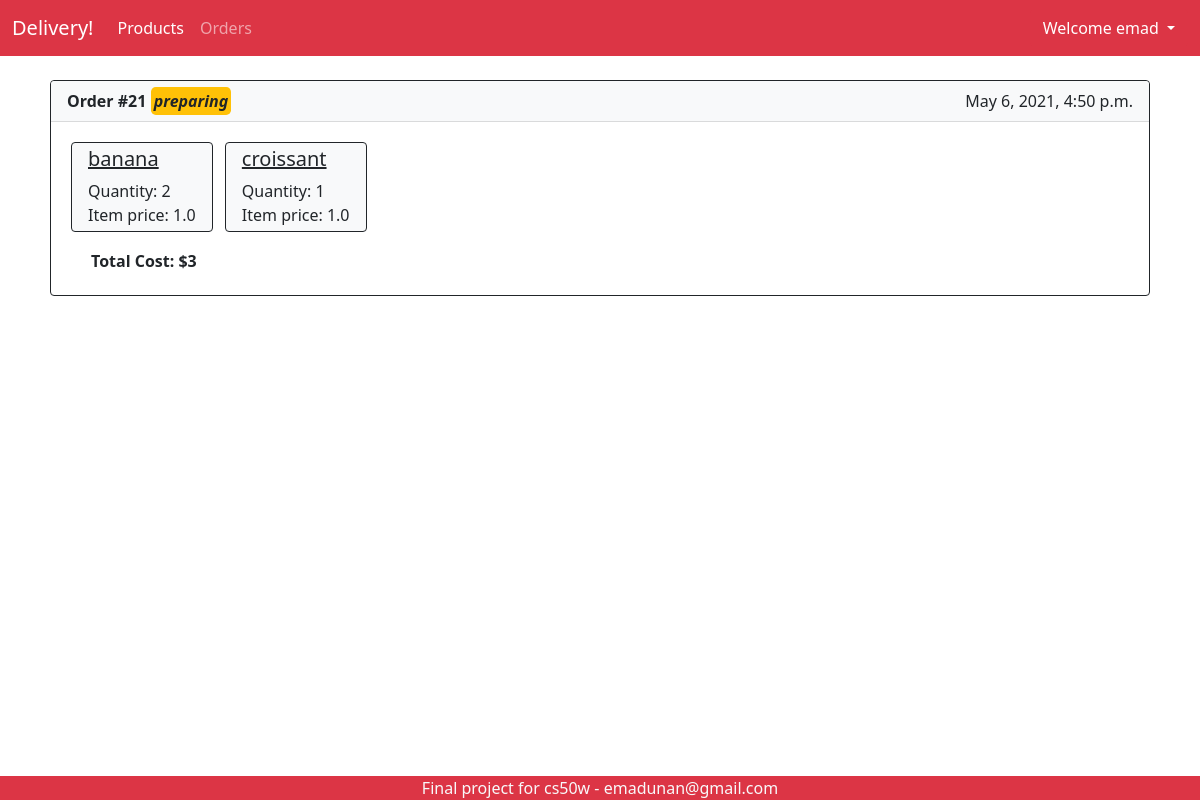
The app's page /orders (signed in) with its own data.
### delivery/models.py (models this page shows, shortened)
class User(AbstractUser):
    phone = models.CharField(max_length=15)
    address = models.TextField(max_length=255)

class Order(models.Model):
    user_client = models.ForeignKey(User, on_delete=models.CASCADE, related_name="client_orders")
    user_delivery = models.ForeignKey(User, on_delete=models.CASCADE, related_name="delivery_orders", blank=True, null=True)
    items = models.ManyToManyField(Item, through="OrderItem", related_name="orders")
    received_at = models.DateTimeField()
    submitted_at = models.DateTimeField(blank=True, null=True)
    delivered_at = models.DateTimeField(blank=True, null=True)
    state = models.TextField(max_length=10)

class OrderItem(models.Model):
    order = models.ForeignKey(Order, on_delete=models.CASCADE, related_name="orderItems")
    item = models.ForeignKey(Item, on_delete=models.CASCADE)
    amount = models.IntegerField()

class Item(models.Model):
    name = models.CharField(max_length=255)
    description = models.TextField(max_length=1000)
    category = models.CharField(max_length=50)
    price = models.FloatField()
    photo_url = models.TextField()
    availability = models.BooleanField(default=True)
    created_at = models.DateTimeField(default=timezone.now)
    class Meta:
        constraints = [
            models.UniqueConstraint(name='unique_name', fields=['name'])
        ]

### delivery/views.py (the view)
# urls.py: path('orders', views.show_orders, name="orders"),
def show_orders(request):
    orders = Order.objects.filter(user_client=request.user).exclude(state="delivered")
    return render(request, "delivery/orders.html", {
        "orders": orders
    })

### delivery/templatetags/delivery_extras.py (called while the page is built)
@register.filter(name='has_group')
def has_group(user, group_name):
    group = Group.objects.get(name=group_name)
    return True if group in user.groups.all() else False

### delivery/templates/delivery/orders.html (shortened to what this page needs)
{% extends 'delivery/layout.html' %}
{% block body %}
{% for order in orders %}
<div class="card mb-4 border-dark order_instance">
    <div class="card-header bg-light text-dark">
        <strong>Order #{{order.id}}</strong>
        <span class="order-status__span bg-warning">{{order.state}}</span>
        <span style="float: right;">{{order.received_at}}</span>
    </div>
    <div class="card-body">
        {% for item in order.orderItems.all %}
        <div class="order-item bg-light text-dark border border-dark py-1 px-3 m-1 rounded">
            <h5><u>{{item.item.name}}</u></h5>
            <small>Quantity: {{item.amount}}</small>
            <small>Item price: {{item.item.price}}</small>
        </div>
        {% endfor %}
        <h6 class="ms-4 mt-3"><em><b>Total Cost: $44</b></em></h6>
    </div>
</div>
{% endfor %}
{% endblock %}

### delivery/templates/delivery/layout.html (shortened to what this page needs)
{% load static %}
{% load delivery_extras %}
<!DOCTYPE html>
<html lang="en">
<head>
    <link href="https://cdn.jsdelivr.net/npm/bootstrap@5.0.0-beta3/dist/css/bootstrap.min.css" rel="stylesheet"
>
    <link rel="stylesheet" href="{% static 'delivery/style.css' %}">
</head>
<body>
    <header>
        <nav class="navbar navbar-expand-lg navbar-dark bg-danger">
            <div class="container-fluid">
                <a class="navbar-brand" href="#">Delivery!</a>
                <div class="collapse navbar-collapse" id="navbarSupportedContent">
                    <ul class="navbar-nav me-auto mb-2 mb-lg-0">
                        {% if not user.is_authenticated or request.user|has_group:"customer" %}
                        <li class="nav-item">
                            <a class="nav-link active" aria-current="page" href="{% url 'index' %}">Products</a>
                        </li>
                        {% endif %}
                        {% if request.user|has_group:"customer" %}
                        <li class="nav-item">
                            <a class="nav-link" href="{% url 'orders' %}">Orders</a>
                        </li>
                        {% endif %}
                    </ul>
                    {% if  user.is_authenticated%}
                    <div class="btn-group">
                        <button type="button" class="btn btn-danger dropdown-toggle" data-bs-toggle="dropdown" aria-expanded="false">
                          Welcome {{user.username}}
                        </button>
                    </div>
                    {% else %}
                    <div class="btn-group">
                        <a class="btn btn-danger" href="{% url 'register' %}">Register</a>
                        <a class="btn btn-danger" href="{% url 'login' %}">Login</a>
                    </div>
                    {% endif %}
                </div>
            </div>
        </nav>
    </header>
    <main class="mt-4">
        <div class="container">
            {% block body %}
            {% endblock %}
        </div>
    </main>
    <footer class="bg-danger text-center text-light">
        Final project for cs50w - emadunan@gmail.com
    </footer>
</body>
</html>

### delivery/static/delivery/style.css (style rules this page uses)
footer { width: 100%; position: fixed; left: 0; bottom: 0; }
main { margin-bottom: 3rem; }
.card { overflow: hidden; margin: 0.5rem; }
.order-item { display: inline-block; }
.order-item > small { font-size: 1rem; display: block; }
.order-status__span { border-radius: 0.3rem; padding: 0.2rem; font-weight: 700; font-style: italic; }

### records on screen
User: username "emad"
Order: id "21", state "preparing", received_at "May 6, 2021, 4:50 p.m."
OrderItem: item.name "banana", amount "2", item.price "1.0"
OrderItem: item.name "croissant", amount "1", item.price "1.0"
